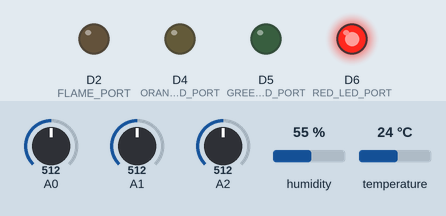
Recording of a program running on a simulated Raspberry Pi (BCM pin numbers) with a GrovePi. Parts: output pins drawn as LEDs (lit = HIGH). The test bench sets the inputs (shaded band); at power-on: A0 = 512, A2 = 512, A1 = 512, humidity 55 %, temperature 24 °C (analog values on the 0–1023 scale). Web requests get an empty 200 reply after 0.4 s; what the program prints to the terminal is not drawn.

Above: at 1.2 s.
1.3 s: A0 set to 488
At 6.3 s:
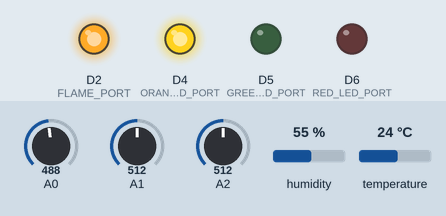
7.8 s: A2 set to 409
14.3 s: A2 set to 382
At 18.4 s:
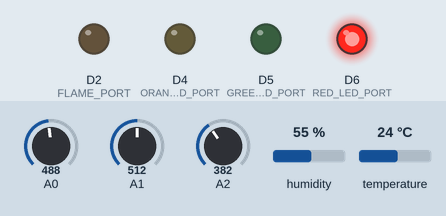
Timing chart, 0 to 19.9 s (numbered marks = the images above; inputs shaded):
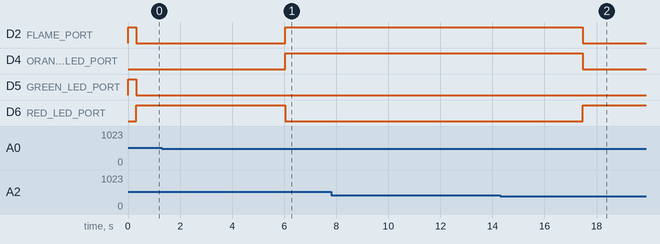

Measured:
- the behaviour switches between 501 and 500 on A0 (found by bisection; images 0 and 1)
- the behaviour switches between 401 and 400 on A2 (found by bisection; images 1 and 2)
- after the input at 1.3 s, D2 (FLAME_PORT), D4 (ORANGE_LED_PORT): LOW → HIGH after 4.7 s; D6 (RED_LED_PORT): HIGH → LOW after 4.7 s
- after the input at 7.8 s, every drawn part: stays the same
- after the input at 14.3 s, D2 (FLAME_PORT), D4 (ORANGE_LED_PORT): HIGH → LOW after 3.2 s; D6 (RED_LED_PORT): LOW → HIGH after 3.2 s

The program:

grovepi_fire_monitor.py
```python
#!/usr/bin/env python3
import math
import os
import time

import requests

try:
    import grovepi
except ImportError as error:
    raise SystemExit(
        "Could not import grovepi. Run this script on the Raspberry Pi with "
        "GrovePi installed."
    ) from error


# ================= BACKEND =================

# If the Node backend runs on this Raspberry Pi, keep 127.0.0.1.
# If the backend runs on your laptop, set this to:
# http://YOUR_LAPTOP_IP:5000/api/sensors
BACKEND_SENSOR_URL = os.getenv(
    "BACKEND_SENSOR_URL",
    "http://127.0.0.1:5000/api/sensors",
)

DEVICE_CODE = os.getenv("DEVICE_CODE", "MASTER_ROOM")
SEND_INTERVAL_SECONDS = 5
BATTERY_LEVEL = 100


# ================= GROVEPI PORTS =================

# These match the script you are currently using.
# If your real wiring is different, change only these constants.
DHT_PORT = 3
DHT_TYPE = 0  # 0 = DHT11 / blue sensor, 1 = DHT22 / white sensor

MQ135_PORT = 0  # A0
LIGHT_PORT = 1  # A1
FLAME_PORT = 2  # A2, analog flame output

GREEN_LED_PORT = 5  # D5
ORANGE_LED_PORT = 4  # D4
RED_LED_PORT = 6  # D6

BUZZER_PORT = 2  # D2, active-low buzzer
BUZZER_ON = 0
BUZZER_OFF = 1


# ================= THRESHOLDS =================

TEMP_WARNING = 40.0
TEMP_DANGER = 50.0

# GrovePi analog reads are normally 0-1023.
GAS_WARNING = 300
GAS_DANGER = 500

# Most analog flame sensors read high when there is no flame and low near fire.
FLAME_WARNING = 600
FLAME_DANGER = 400


def configure_ports():
    grovepi.pinMode(MQ135_PORT, "INPUT")
    grovepi.pinMode(LIGHT_PORT, "INPUT")
    grovepi.pinMode(FLAME_PORT, "INPUT")

    for port in (GREEN_LED_PORT, ORANGE_LED_PORT, RED_LED_PORT, BUZZER_PORT):
        grovepi.pinMode(port, "OUTPUT")

    set_outputs("safe")


def safe_read(callable_, fallback):
    try:
        return callable_()
    except (IOError, TypeError, ValueError) as error:
        print(f"Sensor read failed: {error}")
        return fallback


def read_dht():
    temperature, humidity = grovepi.dht(DHT_PORT, DHT_TYPE)

    if temperature is None or humidity is None:
        return 0.0, 0.0

    if math.isnan(temperature) or math.isnan(humidity):
        return 0.0, 0.0

    return float(temperature), float(humidity)


def read_sensors():
    temperature, humidity = safe_read(read_dht, (0.0, 0.0))
    smoke_level = int(safe_read(lambda: grovepi.analogRead(MQ135_PORT), 0))
    light_level = int(safe_read(lambda: grovepi.analogRead(LIGHT_PORT), 0))
    flame_level = int(safe_read(lambda: grovepi.analogRead(FLAME_PORT), 1023))
    flame_detected = flame_level <= FLAME_DANGER

    return {
        "temperature": temperature,
        "humidity": humidity,
        "smokeLevel": smoke_level,
        "co2Level": smoke_level,
        "flameLevel": flame_level,
        "flameDetected": flame_detected,
        "lightLevel": light_level,
    }


def calculate_status(reading):
    if (
        reading["flameDetected"]
        or reading["temperature"] > TEMP_DANGER
        or reading["smokeLevel"] > GAS_DANGER
    ):
        return "danger"

    if (
        reading["temperature"] >= TEMP_WARNING
        or reading["smokeLevel"] >= GAS_WARNING
        or reading["flameLevel"] <= FLAME_WARNING
    ):
        return "warning"

    return "safe"


def write_output(port, value):
    try:
        grovepi.digitalWrite(port, value)
    except IOError as error:
        print(f"Output write failed on port {port}: {error}")


def set_outputs(status):
    if status == "danger":
        write_output(GREEN_LED_PORT, 0)
        write_output(ORANGE_LED_PORT, 0)
        write_output(RED_LED_PORT, 1)
        write_output(BUZZER_PORT, BUZZER_ON)
        return

    if status == "warning":
        write_output(GREEN_LED_PORT, 0)
        write_output(ORANGE_LED_PORT, 1)
        write_output(RED_LED_PORT, 0)
        write_output(BUZZER_PORT, BUZZER_OFF)
        return

    write_output(GREEN_LED_PORT, 1)
    write_output(ORANGE_LED_PORT, 0)
    write_output(RED_LED_PORT, 0)
    write_output(BUZZER_PORT, BUZZER_OFF)


def build_payload(reading, status):
    return {
        "deviceCode": DEVICE_CODE,
        "temperature": round(reading["temperature"], 1),
        "humidity": round(reading["humidity"], 1),
        "smokeLevel": reading["smokeLevel"],
        "co2Level": reading["co2Level"],
        "flameLevel": reading["flameLevel"],
        "flameDetected": reading["flameDetected"],
        "lightLevel": reading["lightLevel"],
        "status": status,
        "batteryLevel": BATTERY_LEVEL,
    }


def send_payload(payload):
    response = requests.post(BACKEND_SENSOR_URL, json=payload, timeout=10)
    print(f"HTTP {response.status_code}: {response.text}")
    response.raise_for_status()


def main():
    print(f"Backend sensor URL: {BACKEND_SENSOR_URL}")
    print(f"Device code: {DEVICE_CODE}")
    configure_ports()

    while True:
        reading = read_sensors()
        status = calculate_status(reading)
        set_outputs(status)
        payload = build_payload(reading, status)

        print("Sending payload:", payload)
        try:
            send_payload(payload)
        except requests.RequestException as error:
            print(f"Backend request failed: {error}")

        time.sleep(SEND_INTERVAL_SECONDS)


if __name__ == "__main__":
    try:
        main()
    except KeyboardInterrupt:
        set_outputs("safe")
        print("Stopped.")
```
